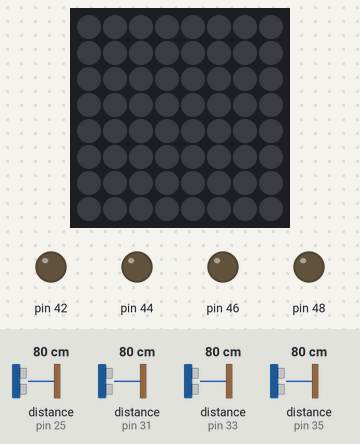
This sketch was run on a simulated Arduino Mega 2560, built with avr-gcc and run on an emulated ATmega2560. Parts: 8×8 RGB LED matrix (first LED top left, wired row by row), output pins drawn as LEDs (lit = HIGH). The inputs (shaded band) are chosen by the test bench; at power-on: distance to the obstacle (sensors on pin 31, pin 25, pin 33, pin 35) 80 cm. The echo pulse lasts 58.3 µs per cm; pins used as bus, display or sensor lines are not drawn; what the sketch prints to the serial monitor is not drawn.

Above: at 1.2 s.
1.3 s: distance to the obstacle (sensor on pin 31) set to 68 cm
At 3.5 s:
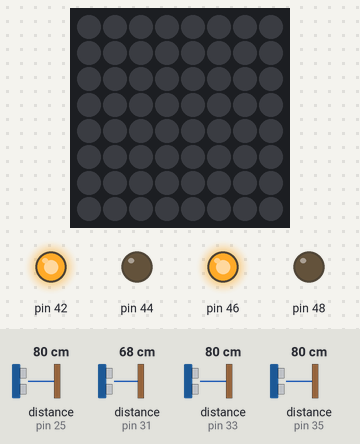
At 7.3 s:
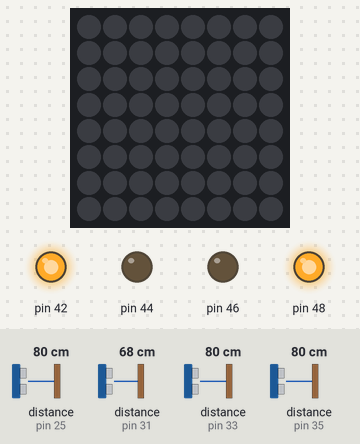
8.4 s: distance to the obstacle (sensor on pin 25) set to 74 cm
13.8 s: distance to the obstacle (sensor on pin 25) set to 66 cm
19.0 s: distance to the obstacle (sensor on pin 33) set to 72 cm
At 25.1 s:
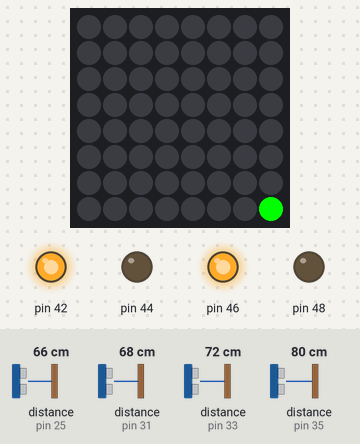
Timing chart, 0 to 25.4 s (numbered marks = the images above; inputs shaded):
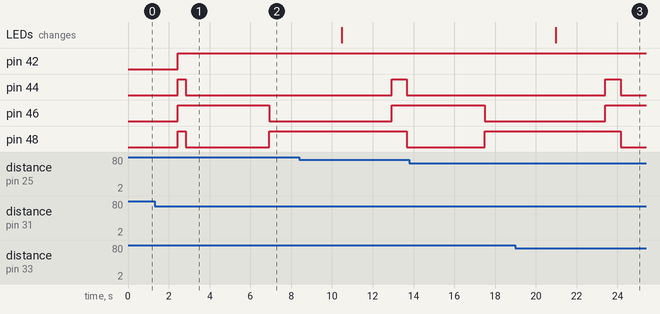

The sketch:

Victory_3132017.ino
```cpp
#include <gfxfont.h>
#include <Adafruit_GFX.h>

#include <Wire.h>


  #include <NewPing.h>
  #include <Adafruit_LEDBackpack.h>

byte FWD = B00100010;  //ok
byte REV = B10001000;
byte rotRight = B00000000; //ok
byte rotLeft = B10101010; //ok
byte strRight = B00101000; //ok
byte strLeft = B10000010; //ok

byte All = B10101010;
// advanced motion variables
byte motionRear = B00010001;//Rear
byte motionFront = B01000100;//front
byte motion45Left = B00000101; // motion rightwheels
byte motion45Right = B01010000;
byte motionRightWheels = B00010001;// RIGHT WHEELS
byte motionLeftWheels = B01000100;// LEFT WHEELS

//%%%%%%%%%%%% CONVERSION FACTORS %%%%%%%%%%%%%%%%%%%%%%
int Steps;
float steps_per_inch = 217.6;
float steps_per_degree = 24;
byte motion = B01010101;
float dist_wall;
int period = 1000;


//********** sensor variables

// starboard and port

  #define TRIGGER_SensorLF 34     // ?
  #define ECHO_SensorLF 35        // ?
  #define TRIGGER_SensorLB 30     // ?
  #define ECHO_SensorLB 31        // ?
  #define TRIGGER_SensorRB 26     // ?
  #define ECHO_SensorRB 27        // ?
  #define TRIGGER_SensorRF 22     // ok
  #define ECHO_SensorRF 23        // ok

// fore and aft

  #define TRIGGER_SensorFR 28   //ok
  #define ECHO_SensorFR 29      //ok
  #define TRIGGER_SensorFL 36     //?
  #define ECHO_SensorFL 37        //?
  #define TRIGGER_SensorBL 32     //?
  #define ECHO_SensorBL 33        //?
  #define TRIGGER_SensorBR 24     //?
  #define ECHO_SensorBR 25       //?

  #define Max_Distance   100

  NewPing sonarFL(TRIGGER_SensorFL, ECHO_SensorFL,Max_Distance);
  NewPing sonarBL(TRIGGER_SensorBL, ECHO_SensorBL,Max_Distance);
  NewPing sonarBR(TRIGGER_SensorBR, ECHO_SensorBR,Max_Distance);
  NewPing sonarFR(TRIGGER_SensorFR, ECHO_SensorFR,Max_Distance);

  NewPing sonarLF(TRIGGER_SensorLF, ECHO_SensorLF,Max_Distance);
  NewPing sonarLB(TRIGGER_SensorLB, ECHO_SensorLB,Max_Distance);
  NewPing sonarRF(TRIGGER_SensorRB, ECHO_SensorRB,Max_Distance);
  NewPing sonarRB(TRIGGER_SensorRF, ECHO_SensorRF,Max_Distance);

  float micro_to_inches = 0.006756;
  float pi = 3.14159265;
  float sideWidth = 7.0675/micro_to_inches;
  float frontWidth = 6.75/micro_to_inches;

  float distanceXY;

  float oneFoot = 12/micro_to_inches;
  float Ycentered = 0.75/micro_to_inches;
  float Xcentered = 1.25/micro_to_inches;

  int Yoffset;
  int Xoffset;

  int checkCount = 6;

  int sanityBoard[5][5]{{0,0,0,0,0},
                        {0,0,0,0,0},
                        {0,0,0,0,0},
                        {0,0,0,0,0},
                        {0,0,0,0,0}};

//************************************************* LED MATRIX
int x;
int y;
int board[7][7]= {{0,0,0,0,0,0,0},
                  {0,0,0,0,0,0,0},
                  {0,0,0,0,0,0,0},
                  {0,0,0,0,0,0,0},
                  {0,0,0,0,0,0,0},
                  {0,0,0,0,0,0,0},
                  {0,0,0,0,0,0,0}};


Adafruit_BicolorMatrix matrix = Adafruit_BicolorMatrix();
//**************************************************SETUP
void setup()
{
  Serial.begin(9600);
  byte allOutputs = B11111111;
  matrix.begin(0x70);
  DDRL = allOutputs;

x = 1;
y = 1;


//gridSearch();


//*****test section


//********************basic motion functions
//ForwardBackward (12,0,period);  //ok, distance calibrated. 12 inches= 110 steps (distance in inches, 1 fwd, 0 bwd, delay)
//strafe(12,1,50);            // (distance, right/left, delay
 //turn(180,1,100);
//advanced motion
//angleMotion (20,1,1,300);      // (distance, lerft/right , fw/bw/ , delay)
//arcMotion(90,1,1,300);       // (radius, arc degrees, left/right, fw/bw, delay)
//pivotMotion(90,1,1,300);    // (radius, arc degrees, left/right, fw/bw, delay)

//variable speed functions
//varSpeed (600,r,12,0); //calibrated 95%ish   (delay, speed ratio, distance, direction) (2.08 ratio/ 105 inches for almost perfect 12 in radius circle)

//final variable speed plus acceleration. working ok

//Steps = 1;
//float del;
//for (int i=1; i<Steps; i++)
//  {
//    del=800/i;
//    varSpeed (del,r,i*.2,1);
//  }
//float dis = 72-Steps*(Steps+1)*.1;
//    varSpeed (del,r,dis,1);

//for (int i=Steps; i>0; i--)
//  {
//    del=800/i;
//    varSpeed (del,r,i*.2,1);
//  }


//sonar ();

//alignLeft();
//alignBack();

//float wall = dist_wall;

//for (int i=0;i<6;i++)
//{
//varSpeed (800,.993,12,1);
//alignLeft();
//float angle1 = (dist_wall-wall)*micro_to_inches;
//angle1 = atan(angle1/12)*180/3.1415926;
//if (angle1 > 0) turn(angle1,0,800);
//  else turn(-angle1,1,800);

//}
}

void loop()
{
//Serial.print("Left Front = ");
//Serial.println(sonarLF.ping_median(5));
//
//Serial.print(" Left Back = ");
//Serial.println(sonarLB.ping_median(5));

//Serial.print(" Right Front = ");
//Serial.println(sonarRF.ping_median(5));
//
//Serial.print(" Right Back = ");
//Serial.println(sonarRB.ping_median(5));
//
//Serial.print(" Front Left = ");
//Serial.println(sonarFL.ping_median(5));
//
//Serial.print(" Front Right = ");
//Serial.println(sonarFR.ping_median(5));
//
//Serial.print(" Back Left = ");
//Serial.println(sonarBL.ping_median(5));
//
//Serial.print(" Back Right = ");
//Serial.println(sonarBR.ping_median(5));

checkEmAll();
}

void gridSearch()
{
matrix.clear();
ForwardBackward(12,1,period);
y++;
turn(90,1,period);
ForwardBackward(12,1,period);
x++;
turn(90,0,period);
checkEmAll();
markHere(x,y);
while ((x < 5) || (y < 5))
  {
    if ( (y % 2) != 0 && x < 5)
        {
          ForwardBackward(12,1,period);
          x++;
          //check obstacle
          //check tick tracer / dead end
          //display result
          markHere(x,y);
        }
    else if ( (y % 2) == 0 && x > 1)
    {
      ForwardBackward(12,0,period);
      x--;
                //check obstacle
          //check tick tracer / dead end
          //display result
          markHere(x,y);
    }
    else if (x == 5 && y%2 != 0)
      {
        turn(90,1,period);
        ForwardBackward(12,1,period);
        turn(90,0,period);
        checkEmAll();
        y++;
          //check obstacle
          //check tick tracer / dead end
          //display result
          markHere(x,y);
      }
    else if (x == 1 && y%2==0)
      {
      turn(90,1,period);
      ForwardBackward(12,1,period);
      turn(90,0,period);
      checkEmAll();
      y++;
      //check obstacle
      //check tick tracer / dead end
      //display result
      markHere(x,y);
      }
   }
}

void checkEmAll()
{

  int yTolerance = 40; //microseconds

  float angleFront;
  float frontDistance;
  float angleLeft;
  float leftDistance;
  float angleBack;
  float backDistance;
  float angleRight;
  float rightDistance;

  float minMag;

//  Serial.print("front ");
//  Serial.println(angleFront);
//  Serial.print("left ");
//  Serial.println(angleLeft);
//  Serial.print("back ");
//  Serial.println(angleBack);
//  Serial.print("right ");
//  Serial.println(angleRight);
  Serial.println("-------------------");
  Serial.print("FRONT ");
  Serial.println(frontDistance);
  Serial.print("LEFT ");
  Serial.println(leftDistance);
  Serial.print("BACK ");
  Serial.println(backDistance);
  Serial.print("RIGHT ");
  Serial.println(rightDistance);
  Serial.println("-------------------");
//  if (angleFront == 100)
//    angleFront = angleBack;
//  if (angleBack == 100)
//    angleBack = angleFront;
//  if (angleRight == 100)
//    angleRight = angleLeft;
//  if (angleLeft == 100)
//    angleLeft = angleRight;

//  minMag += angleFront;
//  minMag += angleRight;
//  minMag += angleLeft;
//  minMag += angleBack;
//
//  minMag /= 4;

//  if(angleFront != angleFront)
//  {
//    minMag = 45;
//  }
//  else
//  {
//    minMag = abs(angleFront);
//  }
//
//  }
//  else if ((abs(minMag) > abs(angleBack)) && !(angleBack != angleBack))
//  {
//    minMag = abs(angleBack);
//  }

  if ( y < 3)
  {
    angleBack = angleMeas(sonarBR, sonarBL, frontWidth);
    backDistance = distanceXY;
    Yoffset = (backDistance-Ycentered)-oneFoot*y;
    if ( x < 3)
    {
      angleLeft = angleMeas(sonarLB, sonarLF, sideWidth);
      leftDistance = distanceXY;
      Xoffset = (leftDistance-Xcentered)-oneFoot*x;
      minMag = (angleLeft+angleBack)/2; //quadrant 3
    }
    else
    {
      angleRight = angleMeas(sonarRF, sonarRB, sideWidth);
      rightDistance = distanceXY;
      Xoffset = (rightDistance-Xcentered)-oneFoot*(6-x);
      minMag = (angleRight+angleBack)/2; //quadrant 4
    }
  }
  else
  {
    angleFront = angleMeas(sonarFL, sonarFR, frontWidth);
    frontDistance = distanceXY;
    Yoffset = (frontDistance-Ycentered)-oneFoot*(6-y);
    if (x < 3)
    {
      angleLeft = angleMeas(sonarLB, sonarLF, sideWidth);
      leftDistance = distanceXY;
      Xoffset = (leftDistance-Xcentered)-oneFoot*x;
      minMag = (angleLeft+angleFront)/2; //quadrant 2
    }
    else
    {
      angleRight = angleMeas(sonarRF, sonarRB, sideWidth);
      rightDistance = distanceXY;
      Xoffset = (rightDistance-Xcentered)-oneFoot*(6-x);
      minMag = (angleRight+angleFront)/2; //quadrant 1
    }
  }

  if (minMag>1)
  {
    turn(minMag, 1, period);
  }
  else if (minMag < -1)
  {
    turn(abs(minMag), 0, period);
  }

  if (Yoffset > 0)
  {
    ForwardBackward(Yoffset*micro_to_inches,0,period);
  }
  else
  {
    ForwardBackward(abs(Yoffset)*micro_to_inches,1,period);
  }
  if (Xoffset > 0)
  {
    strafe(Xoffset*micro_to_inches,0,period);
  }
  else
  {
    strafe(abs(Xoffset)*micro_to_inches,1,period);
  }


 if((checkCount % 2) == 0)
 {
   matrix.drawPixel(7,7, LED_RED);
   matrix.writeDisplay();
   checkCount++;
 }
 else
 {
   matrix.drawPixel(7,7, LED_GREEN);
   matrix.writeDisplay();
   checkCount--;

 }

}

//****************** align to wall

//**********************************************************Calculate angle
// firts sensor is MOST COUNTERCLOCKWISE
float angleMeas(NewPing sens1, NewPing sens2, float sensWidth)//sensWidth front  = 6.75, sensWidth sides = 7.0625
{
  int N = 5;
  float dist1 = 0;
  float dist2 = 0;
  float a;
  float b;
  float angle;
  float opposite;

  for (int i=0;i<N;i++){
  dist1 += sens1.ping_median(5);
  dist2 += sens2.ping_median(5);
  }

  dist1 /= N;
  dist2 /= N;

  distanceXY = (dist1+dist2)/2;

  opposite = (dist1-dist2);

  if (abs(opposite) < sensWidth)
  {
    angle = asin(opposite/sensWidth)*(180/pi);
    return angle;
  }
  return 100;
}


//*************************************************************45ANGLE Motion

void angleMotion (float inches, int dirLR, int dirFB, int Delay)
{
  long distance;
  inches *=steps_per_inch;
  distance = inches;

  if (dirFB==1) //dirFB=1 means forward, 0 means backward
    {
      PORTL = FWD;
      if (dirLR==1) //dirLR=1 means right, 0 means left
         for (int i=0; i<distance; i++)
          {
             PORTL ^= motion45Right;
             delayMicroseconds(Delay);
          }
      else
        for (int i=0; i<distance; i++)
           {
            PORTL ^= motion45Left;
            delayMicroseconds(Delay);
           }
    }
  else
    {
      PORTL = REV;
      if (dirLR==1) //dirLR=1 means right, 0 means left
         for (int i=0; i<distance; i++)
          {
             PORTL ^= motion45Right;
             delayMicroseconds(Delay);
          }
      else
        for (int i=0; i<distance; i++)
           {
           PORTL ^= motion45Left;
            delayMicroseconds(Delay);
           }
    }
}


//****************************************************************TURN

void turn (int deg, int dir, int Delay)
{
  long steps;

 steps = deg*steps_per_degree;
  if (dir==1) // dir=1 is right, dir=0 is left
    {
        PORTL = rotRight;
        for (int i=0; i<steps; i++)
          {
            PORTL ^= motion;
            delayMicroseconds(Delay);
          }
    }
   else
    {
      PORTL = rotLeft;
      for (int i=0; i<steps; i++)
        {
            PORTL ^= motion;
            delayMicroseconds(Delay);
        }
    }
}


//***********************************************************FORWARDBACKWARD

void ForwardBackward (float inches, int dir, int Delay)
{
   long distance;
   inches *= steps_per_inch;
   distance = inches;


   if (dir==1) // dir=1 is forward, dir=0 is backward
    {
      PORTL = FWD;
    for (int i=0; i<distance; i++)
      {
        PORTL ^= motion;
        delayMicroseconds (Delay);
      }
    }
  else
    {
      PORTL = REV;

    for (int i=0; i<distance; i++)
      {
        PORTL ^= motion;
        delayMicroseconds (Delay);
      }
    }
}
//************************************************************STRAFE

void strafe(float inches, int dir, int Delay)
{
  long distance;
  inches *=steps_per_inch;
  distance = inches;

  if (dir==1)  //dir=1 strafe right, if dir = 0 strafe left
    {
      PORTL = strRight;
      for (int i=0; i<distance; i++)
        {
          PORTL ^= motion;
          delayMicroseconds(Delay);
        }
    }
   else
    {
      PORTL = strLeft;
      for (int i=0; i<distance; i++)
        {
          PORTL ^= motion;
          delayMicroseconds(Delay);
        }
    }
}

//******************************************************** LED DISPLAYS

void displayLED(){

  for(int i = 0; i <=7; i++){
    for(int j = 0; j <=7; j++){
      matrix.drawPixel(i,j, LED_GREEN);
      matrix.writeDisplay();
    }//end of second for
  }//end of first for
}
void markHere(int i, int j){
  //i += 1;
  //j += 1;
  matrix.drawPixel(i,j, LED_RED);
  matrix.writeDisplay();
}//end of marking the wire
```

Measured:
- the behaviour switches between 74 and 73 cm on distance to the obstacle (sensor on pin 31) (found by bisection; images 0 and 1)
- the behaviour switches between 78 and 77 cm on distance to the obstacle (sensor on pin 33) (found by bisection; images 2 and 3)
- after the input at 1.3 s, pin 44: LOW → HIGH after 1.1 s, → LOW 0.38 s later; pin 48: LOW → HIGH after 1.1 s instead of 5.2 s
- after the input at 19.0 s, pin 48: HIGH → LOW after 5.2 s instead of 5.6 s
